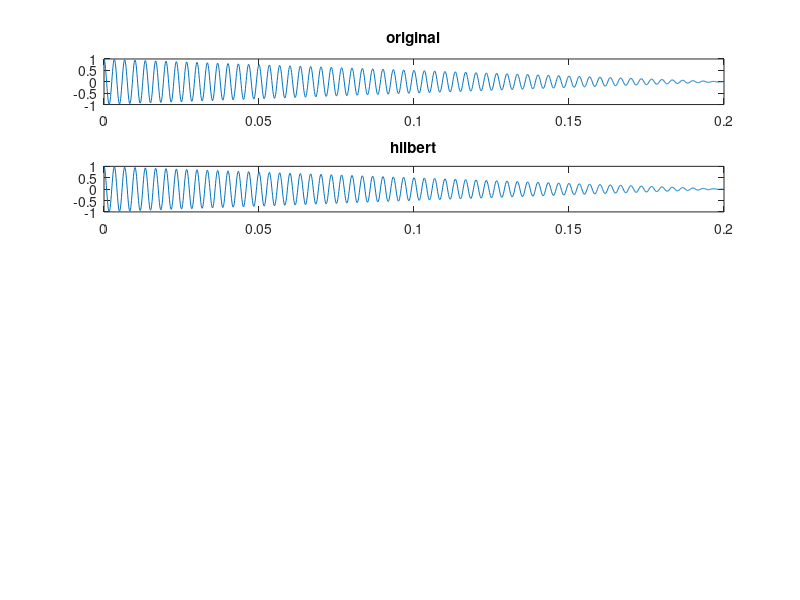

Source code (MATLAB): (Note: this script raises an error after producing the figure.)
%resources: https://books.google.ca/books?id=N7QgBQAAQBAJ&pg=PA40&lpg=PA40&dq=fft+dsp+chip+computation+time&source=bl&ots=FYRRHsqchb&sig=5FZtx4Ul9XSOhE1zqcR8rhBfAqI&hl=en&sa=X&ved=0ahUKEwiCvK7rnMzNAhWrx4MKHRGDCkAQ6AEITTAI#v=onepage&q=fft%20dsp%20chip%20computation%20time&f=false
% %http://link.springer.com/chapter/10.1007%2F3-540-45675-9_83#page-1
% http://www.eed.nctu.edu.tw/files/writing/5223_ded84c73.pdf
% http://stackoverflow.com/questions/6663222/doing-fft-in-realtime/8575259#8575259


clear All;

%% Step 1: Generate voice signal (as seen by MCU)
% Time specifications
fc = 300;                     % hertz
fs = 8000;                % samples per second for constructing the sine wave
dt = 1/fs;                   % seconds per sample
StopTime = 2 * 30 / fc;       % seconds
t = (0:dt:StopTime-dt);     % seconds

%test signal generation
v = cos(2*pi*fc*t) .* (1 - 5.*t);
v = v';

% [y, fs] = audioread('two.wav');
% y = y(:,1);
% info = audioinfo('two.wav');
% y=resample(y,8000,fs); %resample so that fs=8000
% fs = 8000;
% t = 0:seconds(1/fs):seconds(info.Duration);
% t = t(1:length(y));

subplot(5,1,1);
plot(t,v);
title('original');

v = hilbert(v); %make analytical signal
subplot(5,1,2);
plot(t,v);
title('hilbert');

%% Step 2: Model antivoice contribution to obs input
%trans_obs signal will have a delay and attenuation relative to voice signal
trans_obs_sep = double(0.02); %meters

av_air_gain = double(0.8); %scalar factor of how much sound attenuates from transducer to obs
av_delay_secs = double(0.00333 /2); %total air+internal processing delay in seconds
av_delay_samples = int32(av_delay_secs * fs); %number of samples delayed by


%% Step : Model obs input (voice + antivoice)

eff = zeros(size(v));
av = zeros(size(v));
obs = zeros(size(v));

%set queue matrices for fourier transforms
    %every column is a fourier transform
    %every row corresponds to a particular frequency
    %the purpose is to hold past most recent fourier transforms
fftsize = 64;
if av_delay_samples > 0 %initialize zero filled matrix
    OBS_buf = zeros(fftsize, av_delay_samples);
    AV_buf = zeros(fftsize, av_delay_samples);
else %dummy
    OBS_buf = 0;
    AV_buf = 0;
end
%i is the sample number since start of time
for i = 1: length(v)
    v(i) = v(i);                            %just for future causality
    [eff(i), OBS_buf, AV_buf] =  get_current_effective_voice_singletone(i,av,obs,eff, av_delay_samples, OBS_buf, AV_buf,fftsize); %delay accounted for here
    av(i) = eff(i) * av_air_gain;  
    obs(i) = v(i) + av(i);                  %superposition
end

%plot eff
subplot(5,1,3);
plot(t,eff);
title('eff');

%plot av
subplot(5,1,4);
plot(t,av);
latencystr = sprintf('av delayed by %0.6f seconds + fft time', av_delay_secs);
title(latencystr );

%plot obs
subplot(5,1,5);
plot(t,obs);
title('obs');

eff6412 = eff(64+12);
eff6413 = eff(64 +13);
eff6414 = eff(64 +14);
% % 
% % 
% % 
% % 
% % windowsize = 64;
% % fftsize = windowsize;
% % wshft = 1; %samples to advance the sliding window by (hop size)
% % 
% % w = ones(windowsize,1); %windowing function (ones work with wshft = 1 only)
% % 
% % stft_matrix = stft(v,w,wshft,fftsize);  %matrix containing all the individual frequency points for all window slides
% %                                     %to optimize to use actual sliding FFT, and not matrix
% % 
% % freq_pos = 0:fs/fftsize:fs/2; % frequency vector from 0 to the Nyquist
% % latency = double(0.001); %our test value in seconds
% % d = int32(latency * fs); % samples
% %                                     
% % %phase  is a ROW vector with length == number of freq bins
% % [phase] = get_antiphase_vector_pos(freq_pos, latency);
% % 
% % shifted_matrix = zeros(size(stft_matrix));
% % %shift each sample in the matrix by sample_shift amount
% % matrix_size = size(stft_matrix);
% % for r = 1:(matrix_size(1))
% %     Y = stft_matrix(r,:);
% %     shifted_matrix(r,:) = Y.*exp(+1i* (phase)); %plus sign for delay as opposed to advancement
% % end
% % 
% % istft_matrix = zeros(size(shifted_matrix)); %init with zeros
% % 
% % for r = 1 : 1 : size(shifted_matrix, 1)
% %     istft_matrix(r,:) = ifft(shifted_matrix(r,:),fftsize);
% % end
% % 
% % %Since using sliding fft, we output samples from the middle of window
% % %otherwise fourier transform is cyclical and we'll pick up garbage
% % %but this adds its own time domain global latency which needs to be accounted for
% % %by the calibration sw
% % 
% % wcenter = floor(windowsize/2);
% % wstart = wcenter;
% % 
% % yi = zeros(length(v),1);
% % yindex = 0; 
% % 
% % for r = 1: 1 : size(istft_matrix,1)
% %     %reconstruct time domain signal
% %     yi(yindex + 1 : yindex + wshft) = istft_matrix(r,wstart:(wstart-1)+wshft);
% %     yindex = yindex + wshft;
% % end
% % 
% % subplot(4,1,3);
% % plot(t,yi);
% % latencystr = sprintf('yi delayed by %0.6f seconds', latency);
% % title(latencystr );
% % 
% % %below ignores/idealizes the windowing time domain latency
% % y_centered = v(wcenter:length(v) -1);
% % yi_centered = yi(1:length(yi) - wcenter);
% % result = y_centered(1+d:end) + yi_centered(1:end -d); %advance y by d, and leave yi in-place
% % 
% % subplot(4,1,4);
% % plot(t(1:length(result)),result);
% % title('original + yi signal');
% % 
% % %audiowrite('y.wav', (yi),fs);
% % audiowrite('yi.wav', (yi),fs);
% % audiowrite('yr.wav', (result),fs);
% % 
% % %just some statistics on signal level
% % avgy = mean(abs(v));
% % avgyi = mean(abs(yi));
% % avgyr = mean(abs(result));